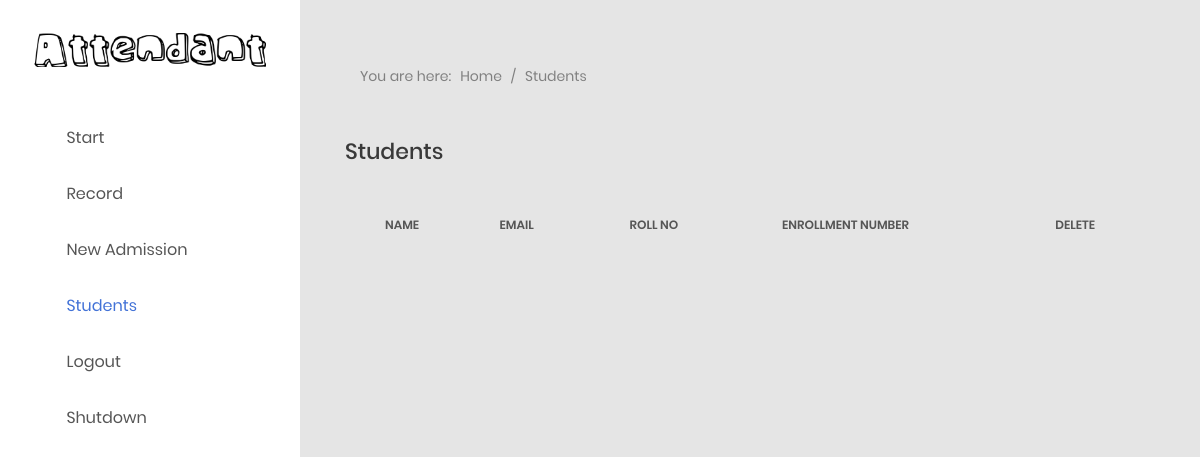
The app's page /student (signed in), older data.
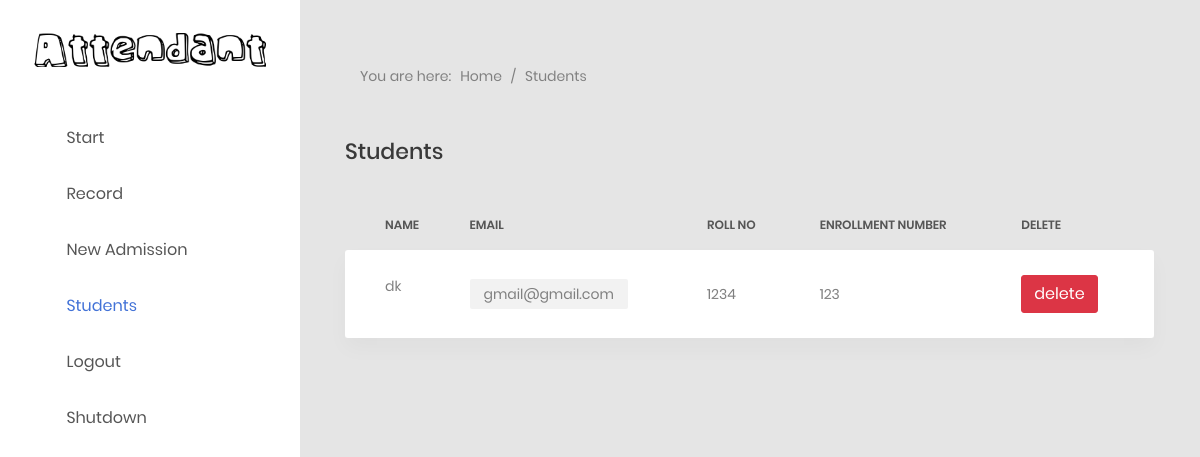
The same page, newer data.
### main/model.py (models this page shows, shortened)
class students(db.Model, UserMixin):
    id = db.Column(db.Integer(), primary_key=True)
    name = db.Column(db.String(length=30), nullable=False, unique=True)
    mail = db.Column(db.String(length=30), nullable=False, unique=True)
    enroll_no = db.Column(db.Integer(), nullable=False, unique=True)
    roll_no = db.Column(db.Integer(), nullable=False)

### main/routes.py (the view)
@app.route('/student', methods=['GET','POST'])
@login_required
def student():
    items = students.query.all()
    return render_template('/dashboard/student.html', items=items)

### main/model.py (called while the page is built)
@login_manager.user_loader
def load_user(user_id):
    return login.query.get(int(user_id))

### main/templates/dashboard/student.html (shortened to what this page needs)
{% extends 'base.html' %}
{% block mark_student %}
active has-sub
{% endblock %}
{% block content %}
<section class="au-breadcrumb2">
	<div class="container">
		<div class="au-breadcrumb-content">
			<div class="au-breadcrumb-left">
				<span class="au-breadcrumb-span">You are here:</span>
				<ul class="list-unstyled list-inline au-breadcrumb__list">
					<li class="list-inline-item active">
						Home
					</li>
					<li class="list-inline-item seprate">
						<span>/</span>
					</li>
					<li class="list-inline-item">Students</li>
				</ul>
			</div>
		</div>
	</div>
</section>
<h3 class="title-5 m-b-35">Students</h3>
<div class="table-responsive table-responsive-data2">
	<table class="table table-data2">
		<thead>
			<tr>
				<th>Name</th>
				<th>Email</th>
				<th>Roll no</th>
				<th>Enrollment number</th>
				<th>Delete</th>
			</tr>
		</thead>
		<tbody>
			{% for item in items %}
			<form method="POST" action="{{ url_for('delete_student', ids=item.id, name=item.name) }}">
				<tr class="tr-shadow">
					<td>{{ item.name }}</td>
					<td><span class="block-email">{{ item.mail }}</span></td>
					<td>{{ item.roll_no }}</td>
					<td>{{ item.enroll_no }}</td>
					<td> <button class="btn btn-outline btn-danger">delete</button></td>
					<tr class="spacer"></tr>
				</tr>
			{% endfor %}
			</form>
		</tbody>
	</table>
</div>
{% endblock %}

### main/templates/base.html (shortened to what this page needs)
<!DOCTYPE html>
<html lang="en">
<head>
    <link href="static/css/font-face.css" rel="stylesheet" media="all">
    <link href="static/vendor/font-awesome-4.7/css/font-awesome.min.css" rel="stylesheet" media="all">
    <link href="static/vendor/font-awesome-5/css/fontawesome-all.min.css" rel="stylesheet" media="all">
    <link href="static/vendor/mdi-font/css/material-design-iconic-font.min.css" rel="stylesheet" media="all">
    <link href="static/vendor/bootstrap-4.1/bootstrap.min.css" rel="stylesheet" media="all">
    <link href="static/vendor/animsition/animsition.min.css" rel="stylesheet" media="all">
    <link href="static/vendor/bootstrap-progressbar/bootstrap-progressbar-3.3.4.min.css" rel="stylesheet" media="all">
    <link href="static/vendor/wow/animate.css" rel="stylesheet" media="all">
    <link href="static/vendor/css-hamburgers/hamburgers.min.css" rel="stylesheet" media="all">
    <link href="static/vendor/slick/slick.css" rel="stylesheet" media="all">
    <link href="static/vendor/select2/select2.min.css" rel="stylesheet" media="all">
    <link href="static/vendor/perfect-scrollbar/perfect-scrollbar.css" rel="stylesheet" media="all">
    <link href="static/css/theme.css" rel="stylesheet" media="all">
</head>
<body class="animsition">
    <div class="page-wrapper">
        <aside class="menu-sidebar d-none d-lg-block">
            <div class=" logo">
                <a href= "index.html">
                    <img src="static/images/logo5.png" alt="Attendant" />
                </a>
            </div>
            <div class="menu-sidebar__content js-scrollbar1">
                <nav class="navbar-sidebar">
                    <ul class="list-unstyled navbar__list">
			<li class="{% block mark_start %} {% endblock %}" >
                            <a class="js-arrow" href="{{ url_for('start') }}">
                                <i class="fas fa-play"></i>Start</a>
                        </li>
                        <li class="{% block mark_record %} {% endblock %}" >
                            <a href="{{ url_for('record') }}">
                                <i class="fas fa-book"></i>Record</a>
                        </li>
			<li class="{%block mark_register_page %} {% endblock %}" >
                            <a  href="{{ url_for('register_page') }}">
                                <i class="far fa-folder-open"></i>New Admission</a>
                        </li>
                        <li class="{% block mark_student %} {% endblock %}" >
                            <a  href="{{ url_for('student') }}">
                                <i class="fas fa-database"></i>Students</a>
                        </li>
                        <li>
                            <a  href="{{ url_for('logout') }}">
                                <i class="fas fa-sign-out-alt"></i>Logout</a>
                        </li>
                        <li>
                            <a  href="{{ url_for('shutdown') }}">
                                <i class="fas fa-power-off"></i>Shutdown</a>
                        </li>
                    </ul>
                </nav>
            </div>
        </aside>
        <div class="page-container">
            <div class="main-content">
                <div class="section__content section__content--p30">
                    <div class="container-fluid">
        		        {% block content %}
			            {% endblock %}
                    </div>
                </div>
            </div>
        </div>
    </div>
</body>
</html>

Row changes from the older to the newer data that the page shows:
added students: name "dk", mail "gmail@gmail.com", roll_no "1234", enroll_no "123"
